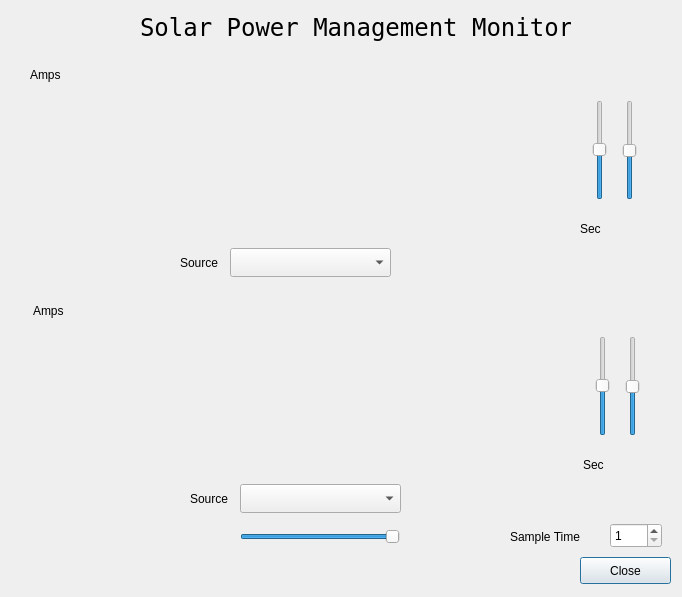
<?xml version="1.0" encoding="UTF-8"?>
<ui version="4.0">
 <class>PowerManagementMonitorDialog</class>
 <widget class="QDialog" name="PowerManagementMonitorDialog">
  <property name="geometry">
   <rect>
    <x>0</x>
    <y>0</y>
    <width>682</width>
    <height>597</height>
   </rect>
  </property>
  <property name="windowTitle">
   <string>Solar Power BMS Monitor</string>
  </property>
  <widget class="QLabel" name="title">
   <property name="geometry">
    <rect>
     <x>140</x>
     <y>12</y>
     <width>431</width>
     <height>31</height>
    </rect>
   </property>
   <property name="font">
    <font>
     <family>Andale Mono</family>
     <pointsize>18</pointsize>
    </font>
   </property>
   <property name="text">
    <string>Solar Power Management Monitor</string>
   </property>
  </widget>
  <widget class="QLabel" name="errorLabel">
   <property name="geometry">
    <rect>
     <x>30</x>
     <y>560</y>
     <width>381</width>
     <height>20</height>
    </rect>
   </property>
   <property name="text">
    <string/>
   </property>
  </widget>
  <widget class="QwtPlot" name="qwtPlot1">
   <property name="geometry">
    <rect>
     <x>20</x>
     <y>93</y>
     <width>551</width>
     <height>144</height>
    </rect>
   </property>
  </widget>
  <widget class="QComboBox" name="sourceComboBox1">
   <property name="geometry">
    <rect>
     <x>230</x>
     <y>248</y>
     <width>161</width>
     <height>29</height>
    </rect>
   </property>
  </widget>
  <widget class="QLabel" name="sourceLabel1">
   <property name="geometry">
    <rect>
     <x>180</x>
     <y>254</y>
     <width>51</width>
     <height>17</height>
    </rect>
   </property>
   <property name="text">
    <string>Source</string>
   </property>
  </widget>
  <widget class="QPushButton" name="closeButton">
   <property name="geometry">
    <rect>
     <x>580</x>
     <y>557</y>
     <width>91</width>
     <height>27</height>
    </rect>
   </property>
   <property name="text">
    <string>Close</string>
   </property>
  </widget>
  <widget class="QSlider" name="offsetSlider1">
   <property name="geometry">
    <rect>
     <x>590</x>
     <y>100</y>
     <width>20</width>
     <height>100</height>
    </rect>
   </property>
   <property name="value">
    <number>50</number>
   </property>
   <property name="orientation">
    <enum>Qt::Vertical</enum>
   </property>
  </widget>
  <widget class="QSlider" name="scaleSlider1">
   <property name="geometry">
    <rect>
     <x>620</x>
     <y>100</y>
     <width>20</width>
     <height>100</height>
    </rect>
   </property>
   <property name="maximum">
    <number>6</number>
   </property>
   <property name="pageStep">
    <number>1</number>
   </property>
   <property name="value">
    <number>3</number>
   </property>
   <property name="sliderPosition">
    <number>3</number>
   </property>
   <property name="orientation">
    <enum>Qt::Vertical</enum>
   </property>
  </widget>
  <widget class="QLabel" name="rangeLabelHorizontal1">
   <property name="geometry">
    <rect>
     <x>580</x>
     <y>219</y>
     <width>31</width>
     <height>20</height>
    </rect>
   </property>
   <property name="text">
    <string>Sec</string>
   </property>
  </widget>
  <widget class="QLabel" name="rangeLabelVertical1">
   <property name="geometry">
    <rect>
     <x>30</x>
     <y>65</y>
     <width>51</width>
     <height>20</height>
    </rect>
   </property>
   <property name="text">
    <string>Amps</string>
   </property>
  </widget>
  <widget class="QwtPlot" name="qwtPlot2">
   <property name="geometry">
    <rect>
     <x>20</x>
     <y>329</y>
     <width>551</width>
     <height>144</height>
    </rect>
   </property>
  </widget>
  <widget class="QLabel" name="rangeLabelVertical2">
   <property name="geometry">
    <rect>
     <x>33</x>
     <y>301</y>
     <width>51</width>
     <height>20</height>
    </rect>
   </property>
   <property name="text">
    <string>Amps</string>
   </property>
  </widget>
  <widget class="QLabel" name="sourceLabel2">
   <property name="geometry">
    <rect>
     <x>190</x>
     <y>490</y>
     <width>51</width>
     <height>17</height>
    </rect>
   </property>
   <property name="text">
    <string>Source</string>
   </property>
  </widget>
  <widget class="QSlider" name="scaleSlider2">
   <property name="geometry">
    <rect>
     <x>623</x>
     <y>336</y>
     <width>20</width>
     <height>100</height>
    </rect>
   </property>
   <property name="maximum">
    <number>6</number>
   </property>
   <property name="pageStep">
    <number>1</number>
   </property>
   <property name="value">
    <number>3</number>
   </property>
   <property name="sliderPosition">
    <number>3</number>
   </property>
   <property name="orientation">
    <enum>Qt::Vertical</enum>
   </property>
  </widget>
  <widget class="QLabel" name="sampleLabel">
   <property name="geometry">
    <rect>
     <x>510</x>
     <y>527</y>
     <width>91</width>
     <height>20</height>
    </rect>
   </property>
   <property name="text">
    <string>Sample Time</string>
   </property>
  </widget>
  <widget class="QLabel" name="rangeLabelHorizontal2">
   <property name="geometry">
    <rect>
     <x>583</x>
     <y>455</y>
     <width>31</width>
     <height>20</height>
    </rect>
   </property>
   <property name="text">
    <string>Sec</string>
   </property>
  </widget>
  <widget class="QComboBox" name="sourceComboBox2">
   <property name="geometry">
    <rect>
     <x>240</x>
     <y>484</y>
     <width>161</width>
     <height>29</height>
    </rect>
   </property>
  </widget>
  <widget class="QSpinBox" name="sampleSpinBox">
   <property name="geometry">
    <rect>
     <x>610</x>
     <y>523</y>
     <width>52</width>
     <height>25</height>
    </rect>
   </property>
   <property name="minimum">
    <number>1</number>
   </property>
   <property name="maximum">
    <number>5</number>
   </property>
   <property name="value">
    <number>1</number>
   </property>
  </widget>
  <widget class="QSlider" name="offsetSlider2">
   <property name="geometry">
    <rect>
     <x>593</x>
     <y>336</y>
     <width>20</width>
     <height>100</height>
    </rect>
   </property>
   <property name="value">
    <number>50</number>
   </property>
   <property name="orientation">
    <enum>Qt::Vertical</enum>
   </property>
  </widget>
  <widget class="QSlider" name="xoffsetSlider">
   <property name="geometry">
    <rect>
     <x>240</x>
     <y>527</y>
     <width>160</width>
     <height>20</height>
    </rect>
   </property>
   <property name="maximum">
    <number>20</number>
   </property>
   <property name="sliderPosition">
    <number>20</number>
   </property>
   <property name="orientation">
    <enum>Qt::Horizontal</enum>
   </property>
  </widget>
 </widget>
 <customwidgets>
  <customwidget>
   <class>QwtPlot</class>
   <extends>QFrame</extends>
   <header>qwt_plot.h</header>
  </customwidget>
 </customwidgets>
 <resources/>
 <connections/>
</ui>
